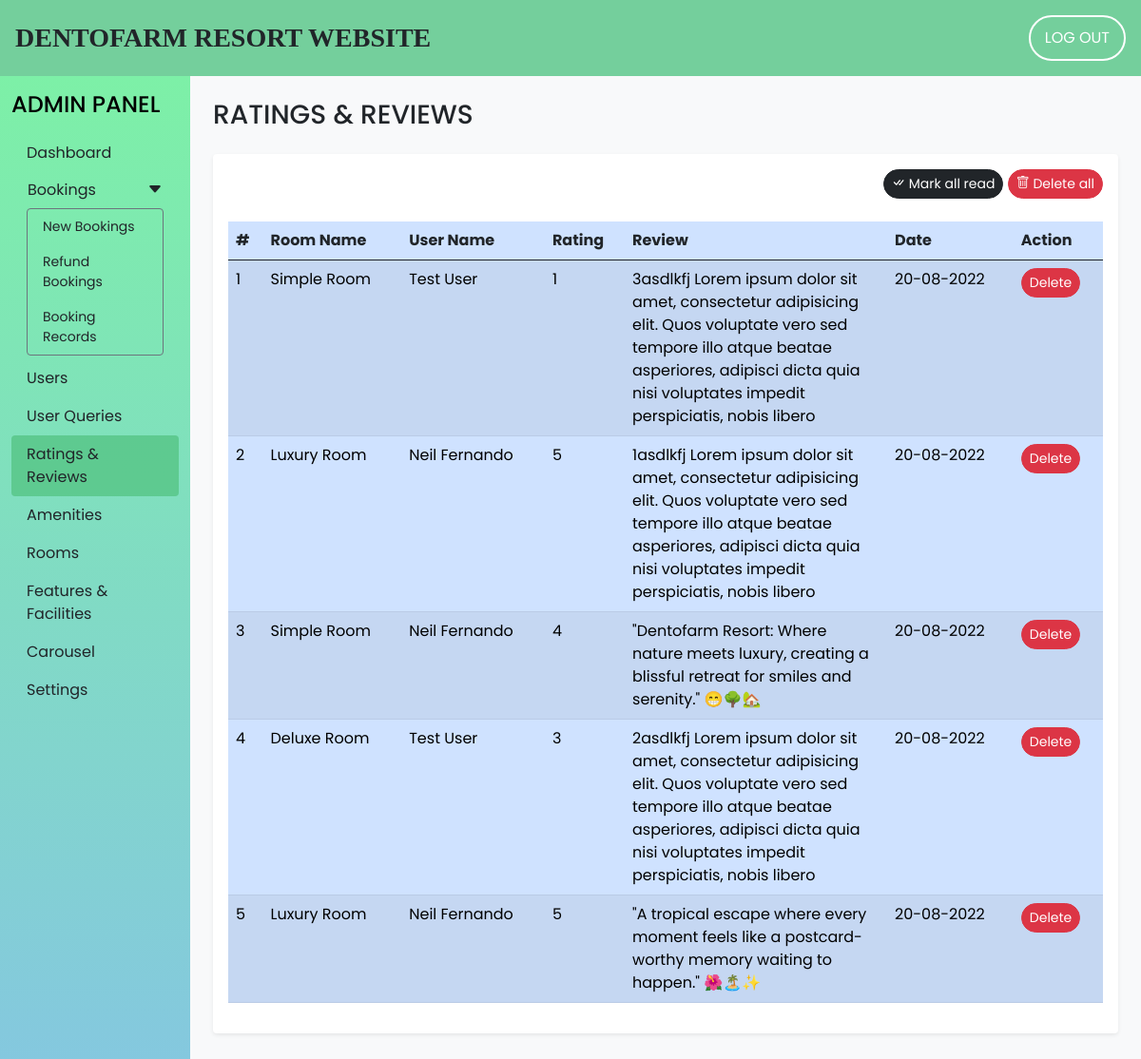
The app's page /admin/rate_review.php (signed in) with its own data.
### tables this page shows
CREATE TABLE `rating_review` (
  `sr_no` int(11) NOT NULL,
  `booking_id` int(11) NOT NULL,
  `room_id` int(11) NOT NULL,
  `user_id` int(11) NOT NULL,
  `rating` int(11) NOT NULL,
  `review` varchar(200) NOT NULL,
  `seen` int(11) NOT NULL DEFAULT 0,
  `datentime` datetime NOT NULL DEFAULT current_timestamp()
);

CREATE TABLE `rooms` (
  `id` int(11) NOT NULL,
  `name` varchar(150) NOT NULL,
  `area` int(11) NOT NULL,
  `price` int(11) NOT NULL,
  `quantity` int(11) NOT NULL,
  `adult` int(11) NOT NULL,
  `children` int(11) NOT NULL,
  `description` varchar(350) NOT NULL,
  `status` tinyint(4) NOT NULL DEFAULT 1,
  `removed` int(11) NOT NULL DEFAULT 0
);

CREATE TABLE `user_cred` (
  `id` int(11) NOT NULL,
  `name` varchar(100) NOT NULL,
  `email` varchar(150) NOT NULL,
  `address` varchar(120) NOT NULL,
  `phonenum` varchar(100) NOT NULL,
  `pincode` int(11) NOT NULL,
  `dob` date NOT NULL,
  `profile` varchar(100) NOT NULL,
  `password` varchar(200) NOT NULL,
  `is_verified` int(11) NOT NULL DEFAULT 0,
  `token` varchar(200) DEFAULT NULL,
  `t_expire` date DEFAULT NULL,
  `status` int(11) NOT NULL DEFAULT 1,
  `datentime` datetime NOT NULL DEFAULT current_timestamp()
);

### admin/rate_review.php (the view, shortened to what this page needs)
<!DOCTYPE html>
<html lang="en">
<head>
  <?php require('inc/links.php'); ?>
</head>
<body class="bg-light" >
  <?php require('inc/header.php'); ?>
  <div class="container-fluid" id="main-content">
    <div class="row">
      <div class="col-lg-10 ms-auto p-4 overflow-hidden">
        <h3 class="mb-4">RATINGS & REVIEWS</h3>
        <div class="card border-0 shadow-sm mb-4">
          <div class="card-body">
            <div class="text-end mb-4">
              <a href="?seen=all" class="btn btn-dark rounded-pill shadow-none btn-sm">
                <i class="bi bi-check-all"></i> Mark all read
              </a>
              <a href="?del=all" class="btn btn-danger rounded-pill shadow-none btn-sm">
                <i class="bi bi-trash"></i> Delete all
              </a>
            </div>
            <div class="table-responsive-md">
              <table class="table table-primary table-striped table-hover">
                <thead>
                  <tr class="bg-dark text-dark">
                    <th scope="col">#</th>
                    <th scope="col">Room Name</th>
                    <th scope="col">User Name</th>
                    <th scope="col">Rating</th>
                    <th scope="col" width="30%">Review</th>
                    <th scope="col">Date</th>
                    <th scope="col">Action</th>
                  </tr>
                </thead>
                <tbody>
                  <?php
                    $q = "SELECT rr.*,uc.name AS uname, r.name AS rname FROM `rating_review` rr
                      INNER JOIN `user_cred` uc ON rr.user_id = uc.id
                      INNER JOIN `rooms` r ON rr.room_id = r.id
                      ORDER BY `sr_no` DESC";
                    $data = mysqli_query($con,$q);
                    $i=1;
                    while($row = mysqli_fetch_assoc($data))
                    {
                      $date = date('d-m-Y',strtotime($row['datentime']));
                      $seen='';
                      $seen.="<a href='?del=$row[sr_no]' class='btn btn-sm rounded-pill btn-danger'>Delete</a>";
                      echo<<<query
                        <tr>
                          <td>$i</td>
                          <td>$row[rname]</td>
                          <td>$row[uname]</td>
                          <td>$row[rating]</td>
                          <td>$row[review]</td>
                          <td>$date</td>
                          <td>$seen</td>
                        </tr>
                      query;
                      $i++;
                    }
                  ?>
                </tbody>
              </table>
            </div>
          </div>
        </div>
      </div>
    </div>
  </div>
</body>
</html>

### admin/css/common.css (style rules this page uses)
:root { --teal: #2ec1ac; --teal_hover: #279e8c; }
* { font-family: 'Poppins', sans-serif; }

### records on screen
rating_review: room.name "Simple Room", user.name "Test User", rating "1", review "3asdlkfj Lorem ipsum dolor sit amet, consectetur adipisicing elit. Quos voluptate vero sed tempore illo atque beatae asperiores, adipisci dicta quia nisi voluptates impedit perspiciatis, nobis libero", datentime "20-08-2022"
rating_review: room.name "Luxury Room", user.name "Neil Fernando", rating "5", review "1asdlkfj Lorem ipsum dolor sit amet, consectetur adipisicing elit. Quos voluptate vero sed tempore illo atque beatae asperiores, adipisci dicta quia nisi voluptates impedit perspiciatis, nobis libero", datentime "20-08-2022"
rating_review: room.name "Simple Room", user.name "Neil Fernando", rating "4", review "\"Dentofarm Resort: Where nature meets luxury, creating a blissful retreat for smiles and serenity.\" 😁🌳🏡", datentime "20-08-2022"
rating_review: room.name "Deluxe Room", user.name "Test User", rating "3", review "2asdlkfj Lorem ipsum dolor sit amet, consectetur adipisicing elit. Quos voluptate vero sed tempore illo atque beatae asperiores, adipisci dicta quia nisi voluptates impedit perspiciatis, nobis libero", datentime "20-08-2022"
rating_review: room.name "Luxury Room", user.name "Neil Fernando", rating "5", review "\"A tropical escape where every moment feels like a postcard-worthy memory waiting to happen.\" 🌺🏝️✨", datentime "20-08-2022"
